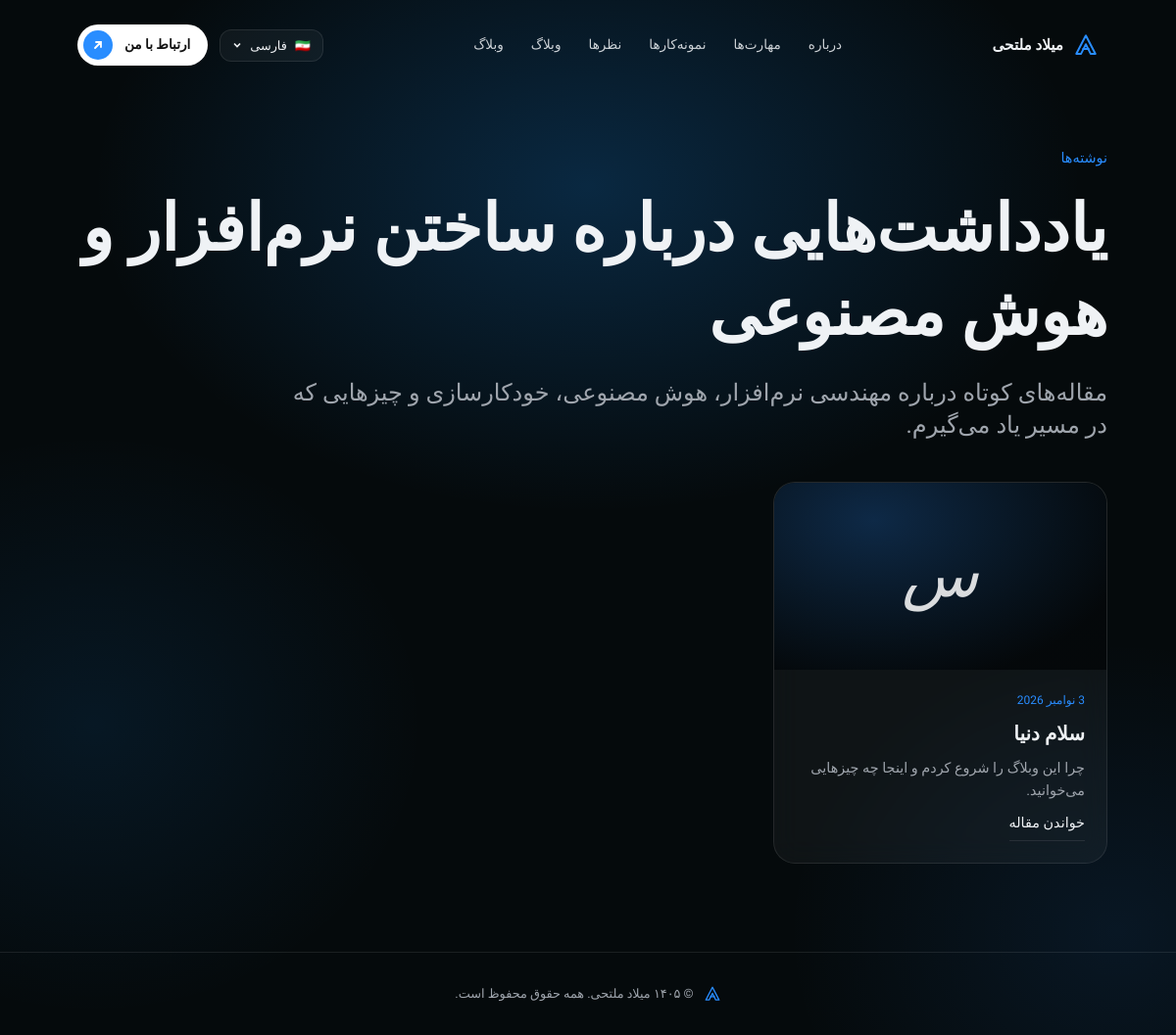
The app's page /fa/blog/ with its own data.
### portfolio/models.py (models this page shows, shortened)
class Bilingual(models.Model):
    class Meta:
        abstract = True
    def tr(self, name, lang):
        other = "en" if lang == "fa" else "fa"
        return getattr(self, f"{name}_{lang}") or getattr(self, f"{name}_{other}")

class Post(Bilingual):
    slug = models.SlugField("اسلاگ (آدرس)", unique=True)
    published = models.BooleanField("منتشر شده", default=True)
    image = models.ImageField("تصویر شاخص", upload_to="posts/", blank=True)
    created_at = models.DateTimeField("تاریخ انتشار", auto_now_add=True)
    title_en = models.CharField("Title (EN)", max_length=160)
    title_fa = models.CharField("عنوان (فارسی)", max_length=160, blank=True)
    excerpt_en = models.TextField("Excerpt (EN)", blank=True)
    excerpt_fa = models.TextField("خلاصه (فارسی)", blank=True)
    body_en = models.TextField("Body (EN)", help_text="هر پاراگراف را با یک خط خالی جدا کنید")
    body_fa = models.TextField("متن (فارسی)", blank=True, help_text="هر پاراگراف را با یک خط خالی جدا کنید")
    class Meta:
        ordering = ["-created_at"]
        verbose_name = "مقاله"
        verbose_name_plural = "مقاله‌های وبلاگ"

### portfolio/views.py (the view)
# urls.py: path("<str:lang>/blog/", views.blog_list, name="blog"),
def blog_list(request, lang):
    lang = _lang(lang)
    posts = [_post_card(p, lang) for p in Post.objects.filter(published=True)]
    return render(request, "portfolio/blog_list.html",
                  _ctx(request, lang, "portfolio:blog", posts=posts))

### portfolio/context_processors.py (called while the page is built)
def theme(request):
    return {"theme": getattr(settings, "SITE_THEME", "")}

### portfolio/views.py (called while the page is built)
def _lang(lang):
    if lang not in CONTENT:
        raise Http404
    return lang

def _ctx(request, lang, url_name, **kw):
    request.session["lang"] = lang
    return {
        "c": CONTENT[lang],
        "lang": lang,
        "dir": "rtl" if lang == "fa" else "ltr",
        "url_en": reverse(url_name, kwargs={**kw.get("kwargs", {}), "lang": "en"}),
        "url_fa": reverse(url_name, kwargs={**kw.get("kwargs", {}), "lang": "fa"}),
        **{k: v for k, v in kw.items() if k != "kwargs"},
    }

def _post_card(p, lang):
    return {
        "title": p.tr("title", lang),
        "excerpt": p.tr("excerpt", lang),
        "image": p.image.url if p.image else "",
        "date": p.created_at,
        "url": reverse("portfolio:post", args=[lang, p.slug]),
    }

### portfolio/templates/portfolio/blog_list.html (shortened to what this page needs)
{% extends "portfolio/base.html" %}
{% block content %}
<main class="page">
  <p class="eyebrow">{{ c.ui.blog_eyebrow }}</p>
  <h1 class="display">{{ c.ui.blog_title }}</h1>
  <p class="lead page-lead muted">{{ c.ui.blog_text }}</p>
  {% if posts %}
  <div class="posts">{% for post in posts %}{% include "portfolio/_post_card.html" %}{% endfor %}</div>
  {% else %}<p class="muted empty">{{ c.ui.blog_empty }}</p>{% endif %}
</main>
{% endblock %}

### portfolio/templates/portfolio/_post_card.html
<article class="post glass">
  <a class="post-cover" href="{{ post.url }}" aria-hidden="true" tabindex="-1">
    {% if post.image %}<img src="{{ post.image }}" alt="" loading="lazy">{% else %}<span>{{ post.title|slice:":1" }}</span>{% endif %}
  </a>
  <div class="post-body">
    <time datetime="{{ post.date|date:'Y-m-d' }}">{{ post.date|date:"j M Y" }}</time>
    <h3><a href="{{ post.url }}">{{ post.title }}</a></h3>
    <p>{{ post.excerpt }}</p>
    <a href="{{ post.url }}" class="ulink">{{ c.ui.read_more }}</a>
  </div>
</article>

### portfolio/static/portfolio/css/style.css (style rules this page uses)
:root { --hue:14; --sat:100%; --light:58%; --bg-sat:40%; --bg-light:3.5%; --on-accent:#fff; --bg-hue:calc(var(--hue) - 10); --accent:hsl(var(--hue) var(--sat) var(--light)); --accent-2:hsl(calc(var(--hue) + 14) var(--sat) calc(var(--light) + 9%)); --glow:hsl(calc(var(--hue) - 4) var(--sat) calc(var(--light) - 3%)); --bg:hsl(var(--bg-hue) var(--bg-sat) var(--bg-light)); --bg-deep:hsl(var(--bg-hue) var(--bg-sat) calc(var(--bg-light) * .8)); --surface:hsl(var(--bg-hue) var(--bg-sat) calc(var(--bg-light) + 3%)); --ink:hsl(var(--hue) 25% 95%); --ink-2:hsl(var(--hue) 12% 82%); --ink-3:hsl(var(--hue) 14% 88%); --muted:hsl(var(--hue) 8% 65%); --line:rgba(255,255,255,.09); --glass:rgba(255,255,255,.045); --r-lg:22px; --r-md:14px; --pad:clamp(20px,5vw,72px); --font-latin:"Inter",system-ui,sans-serif; --font-serif:"Instrument Serif",Georgia,serif; --font-fa:"Vazirmatn","Inter",system-ui,sans-serif; }
[data-theme="ocean"] { --hue:212 }
* { box-sizing:border-box;margin:0;padding:0 }
html { scroll-behavior:smooth;scroll-padding-top:90px }
body { background:var(--bg);color:var(--ink);font-family:var(--font-latin);line-height:1.6;overflow-x:hidden;-webkit-font-smoothing:antialiased }
[data-lang="fa"] body,[data-lang="fa"] input,[data-lang="fa"] select,[data-lang="fa"] textarea,[data-lang="fa"] button { font-family:var(--font-fa) }
a { color:inherit;text-decoration:none }
.glass { background:var(--glass);border:1px solid var(--line);border-radius:var(--r-lg);backdrop-filter:blur(14px);-webkit-backdrop-filter:blur(14px) }
.eyebrow { font-size:.78rem;letter-spacing:.14em;text-transform:uppercase;color:var(--accent);margin-bottom:18px }
[data-lang="fa"] .eyebrow { letter-spacing:0;text-transform:none;font-size:.9rem }
.display { font-size:clamp(2.2rem,5.5vw,4.6rem);line-height:1.08;font-weight:500;letter-spacing:-.02em }
[data-lang="fa"] .display { font-weight:800;letter-spacing:0;line-height:1.3 }
.muted { color:var(--muted) }
.ulink { display:inline-flex;gap:8px;align-items:center;font-size:.9rem;padding-bottom:6px;border-bottom:1px solid var(--line);transition:.25s }
.lead { font-size:clamp(1.2rem,2vw,1.7rem);line-height:1.4;font-weight:500 }
.page { max-width:1180px;margin-inline:auto;padding:150px var(--pad) 90px }
.page .display { margin-bottom:22px }
.page-lead { max-width:62ch;margin-bottom:40px }
.posts { display:grid;grid-template-columns:repeat(3,1fr);gap:18px }
.post { overflow:hidden;display:flex;flex-direction:column;transition:transform .3s,border-color .3s }
.post-cover { aspect-ratio:16/9;display:grid;place-items:center;background:radial-gradient(80% 90% at 30% 20%,color-mix(in srgb,var(--accent) 24%,var(--bg)),var(--bg-deep)); font-family:var(--font-serif);font-style:italic;font-size:4rem;color:rgba(255,255,255,.85);overflow:hidden }
.post-body { padding:22px;display:flex;flex-direction:column;gap:10px;flex:1 }
.post time { font-size:.75rem;color:var(--accent) }
.post h3 { font-size:1.25rem;font-weight:600;line-height:1.4 }
.post p { font-size:.9rem;color:var(--muted) }
.post .ulink { margin-top:auto;align-self:flex-start }

### records on screen
Post: title "س", date "3 نوامبر 2026", title "سلام دنیا", excerpt "چرا این وبلاگ را شروع کردم و اینجا چه چیزهایی می‌خوانید."

### other values on screen
{{ c.brand }} "میلاد ملتحی"
{{ label }} "درباره" "مهارت‌ها" "نمونه‌کارها" "نظرها" "وبلاگ"
{{ c.ui.blog }} "وبلاگ"
{{ c.flag }} "🇮🇷"
{{ c.lang_label }} "فارسی"
{{ c.cta }} "ارتباط با من"
{{ c.ui.blog_eyebrow }} "نوشته‌ها"
{{ c.ui.blog_title }} "یادداشت‌هایی درباره ساختن نرم‌افزار و هوش مصنوعی"
{{ c.ui.blog_text }} "مقاله‌های کوتاه درباره مهندسی نرم‌افزار، هوش مصنوعی، خودکارسازی و چیزهایی که در مسیر یاد می‌گیرم."
{{ c.ui.read_more }} "خواندن مقاله"
{{ c.footer }} "© ۱۴۰۵ میلاد ملتحی. همه حقوق محفوظ است."
